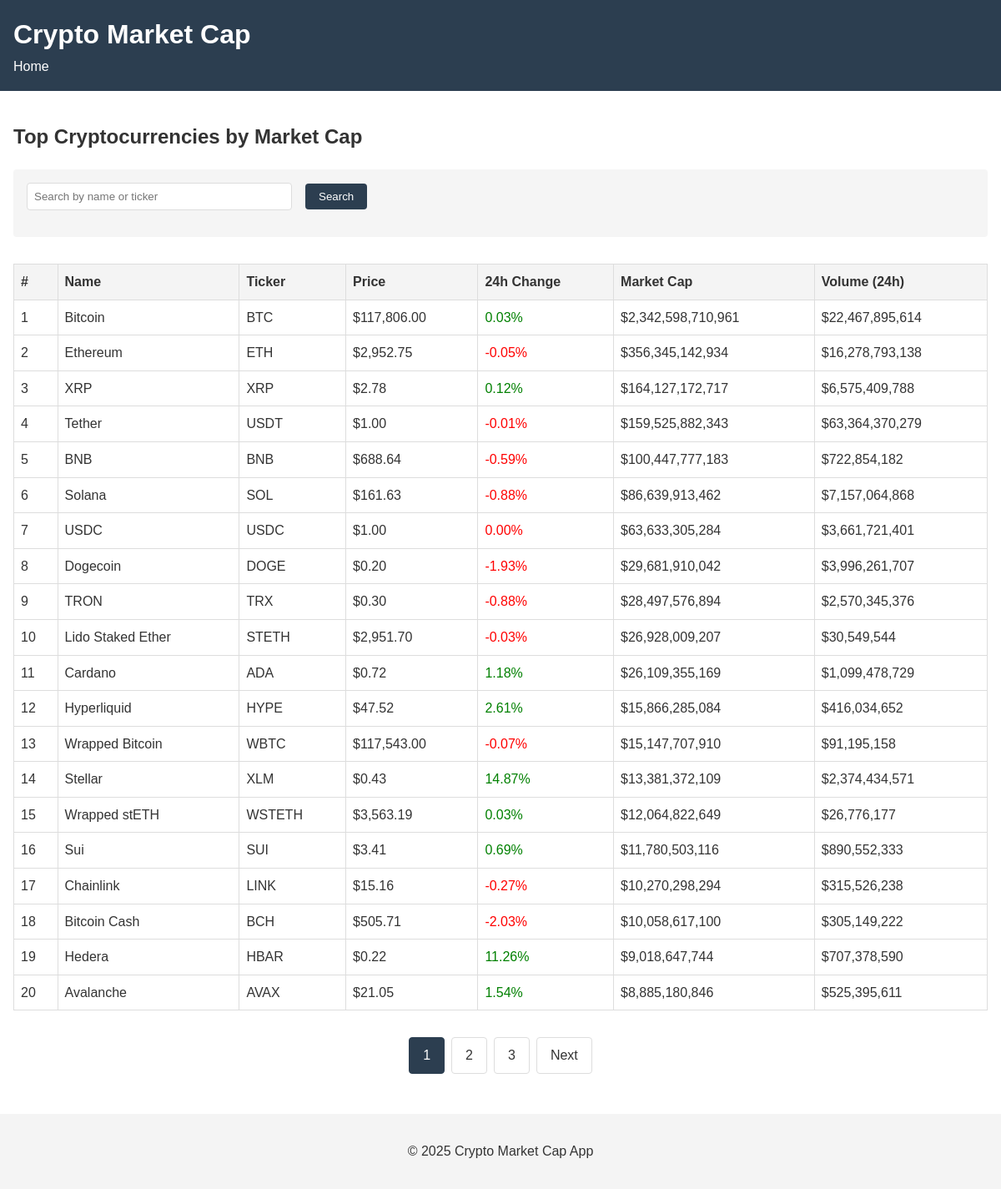
The app's page /, older data.
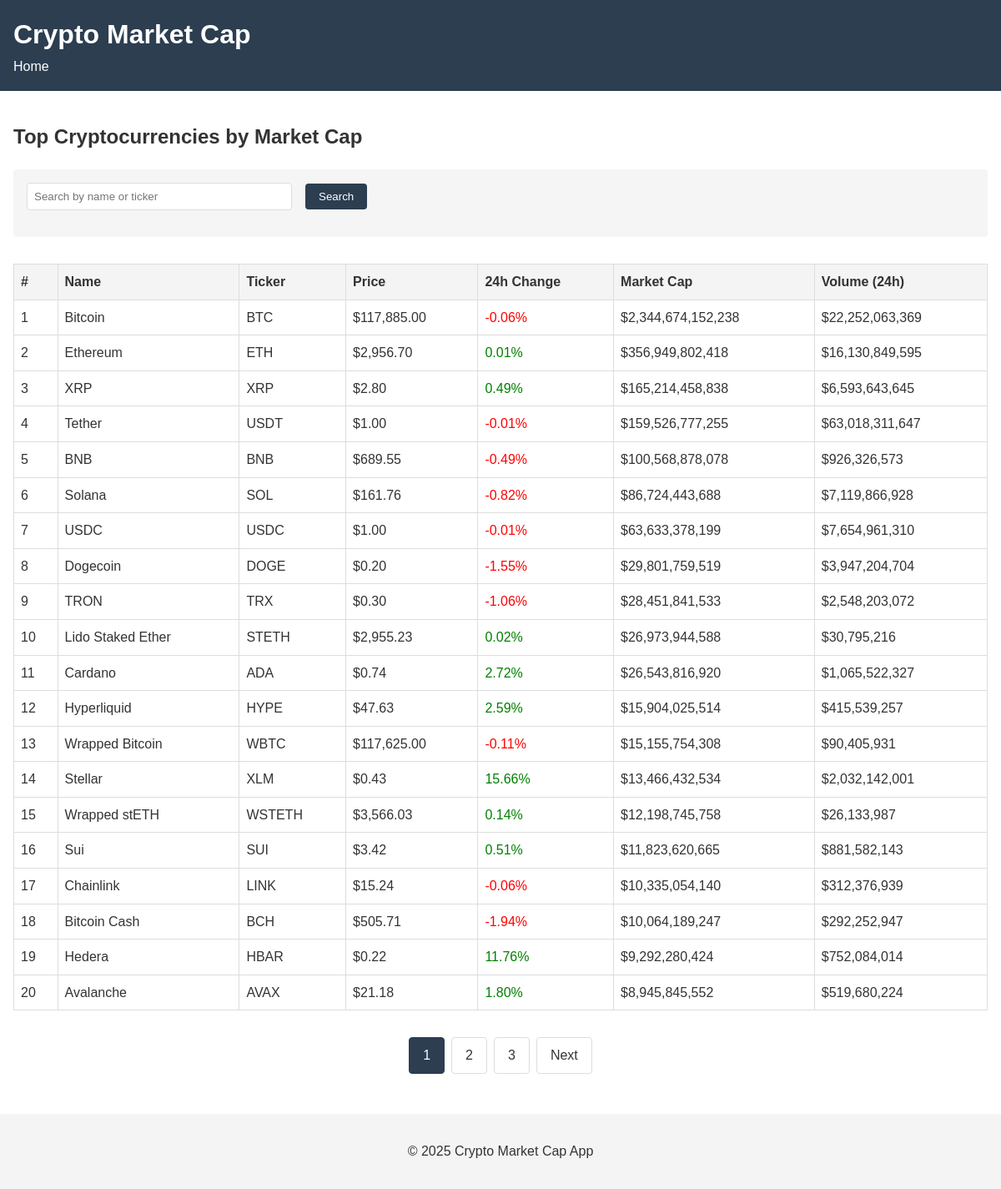
The same page, newer data.
### tables this page shows
CREATE TABLE cryptocurrencies (
            id INTEGER PRIMARY KEY AUTOINCREMENT,
            name TEXT NOT NULL,
            ticker TEXT NOT NULL UNIQUE,
            price REAL NOT NULL,
            change_24h REAL NOT NULL,
            market_cap REAL NOT NULL,
            trading_volume REAL NOT NULL,
            chart_data TEXT,
            last_updated DATETIME DEFAULT CURRENT_TIMESTAMP
        );

### app/Core/View.php (called while the page is built, shortened)
<?php
class View
{
    private string $viewPath;
    private array $data;
    public function __construct(string $view, array $data = [], string $layout = 'main')
    {
        $this->viewPath = $this->resolveViewPath($view);
        $this->data = $data;
    }
    private function resolveViewPath(string $view): string
    {
        $path = __DIR__ . '/../Views/' . $view . '.php';
        return $path;
    }
    public function render(): void
    {
        extract($this->data);
        $title = $title ?? 'Crypto Market Cap';
        require $this->viewPath;
    }
    public static function escape(string $value): string
    {
        return htmlspecialchars($value, ENT_QUOTES, 'UTF-8');
    }
}

### app/Core/Controller.php (called while the page is built, shortened)
<?php
class Controller
{
    protected function render(string $view, array $data = [], string $layout = 'main'): void
    {
        $view = new View($view, $data, $layout);
        $view->render();
    }
}

### public/index.php (called while the page is built, shortened)
<?php
$router = new Router();
$router->dispatch();

### app/Core/Database.php (called while the page is built, shortened)
<?php
class Database
{
    public static function getConnection(): \PDO
    {
        $dsn = 'sqlite:' . self::DB_PATH . self::DB_FILE;
        try {
            $pdo = new \PDO($dsn);
            $pdo->setAttribute(\PDO::ATTR_ERRMODE, \PDO::ERRMODE_EXCEPTION);
            return $pdo;
        } catch (\PDOException $e) {
            throw new \PDOException($e->getMessage(), (int)$e->getCode());
        }
    }
}

### app/Services/CryptoApiService.php (called while the page is built, shortened)
<?php
class CryptoApiService
{
    private $cryptoModel;
    public function __construct()
    {
        $this->cryptoModel = new Cryptocurrency();
    }
    public function fetchTopCryptocurrencies(int $limit = 50): array
    {
        try {
            return $this->cryptoModel->getAllByMarketCap($limit);
        } catch (\Exception $e) {
            return $this->getCachedData($limit);
        }
    }
    private function getCachedData(int $limit): array
    {
        $data = $this->cryptoModel->getAllByMarketCap($limit);
        return $data;
    }
    public function getPaginatedData(int $page = 1, int $perPage = 20): array
    {
        return $this->cryptoModel->getPaginated($page, $perPage);
    }
}

### app/Models/Cryptocurrency.php (called while the page is built, shortened)
<?php
class Cryptocurrency
{
    private $pdo;
    public function __construct()
    {
        $this->pdo = Database::getConnection();
    }
    public function getAllByMarketCap(int $limit = 50): array
    {
        $sql = "SELECT * FROM cryptocurrencies
                ORDER BY market_cap DESC
                LIMIT :limit";
        try {
            $stmt = $this->pdo->prepare($sql);
            $stmt->bindValue(':limit', $limit, PDO::PARAM_INT);
            $stmt->execute();
            return $stmt->fetchAll(PDO::FETCH_ASSOC);
        } catch (PDOException $e) {
            error_log($e->getMessage());
            return [];
        }
    }
    public function getPaginated(int $page = 1, int $perPage = 20): array
    {
        $offset = ($page - 1) * $perPage;
        $sql = "SELECT * FROM cryptocurrencies
            ORDER BY market_cap DESC
            LIMIT :limit OFFSET :offset";
        try {
            $stmt = $this->pdo->prepare($sql);
            $stmt->bindValue(':limit', $perPage, PDO::PARAM_INT);
            $stmt->bindValue(':offset', $offset, PDO::PARAM_INT);
            $stmt->execute();
            return $stmt->fetchAll(PDO::FETCH_ASSOC);
        } catch (PDOException $e) {
            error_log($e->getMessage());
            return [];
        }
    }
}

### app/Console/UpdateCryptoDataCommand.php (called while the page is built, shortened)
<?php
class UpdateCryptoDataCommand
{
    public function execute($show_message = true)
    {
        $apiService = new CryptoApiService();
        $result = $apiService->fetchTopCryptocurrencies(50);
    }
}

### app/Views/cryptocurrencies/index.php (the view, shortened to what the changed rows need)
<h2><?= \App\Core\View::escape($title) ?></h2>
<div class="filters">
    <form method="get" action="/">
        <input type="text" name="search" placeholder="Search by name or ticker"
            value="<?= \App\Core\View::escape($searchQuery ?? '') ?>">
        <button type="submit">Search</button>
    </form>
</div>
<table class="crypto-table">
    <thead>
        <tr>
            <th>#</th>
            <th>Name</th>
            <th>Ticker</th>
            <th>Price</th>
            <th>24h Change</th>
            <th>Market Cap</th>
            <th>Volume (24h)</th>
        </tr>
    </thead>
    <tbody>
        <?php foreach ($cryptocurrencies as $index => $crypto): ?>
            <tr>
                <td><?= $index + 1 ?></td>
                <td>
                    <?= \App\Core\View::escape($crypto['name']) ?>
                </td>
                <td><?= \App\Core\View::escape($crypto['ticker']) ?></td>
                <td>$<?= number_format($crypto['price'], 2) ?></td>
                <td class="<?= $crypto['change_24h'] >= 0 ? 'positive' : 'negative' ?>">
                    <?= number_format($crypto['change_24h'], 2) ?>%
                </td>
                <td>$<?= number_format($crypto['market_cap']) ?></td>
                <td>$<?= number_format($crypto['trading_volume']) ?></td>
            </tr>
        <?php endforeach; ?>
    </tbody>
</table>
<div class="pagination">
    <?php for ($i = 1; $i <= $pagination['totalPages']; $i++): ?>
        <a href="?page=<?= $i ?>" class="page-link <?= $i === $pagination['page'] ? 'active' : '' ?>">
            <?= $i ?>
        </a>
    <?php endfor; ?>
    <?php if ($pagination['page'] < $pagination['totalPages']): ?>
        <a href="?page=<?= $pagination['page'] + 1 ?>" class="page-link">Next</a>
    <?php endif; ?>
</div>

### app/Core/Router.php (shortened to what the changed rows need)
<?php
class Router
{
    private $routes = [];
    public function addRoute(string $method, string $pattern, string $handler)
    {
        $this->routes[$method][] = [
            'pattern' => $pattern,
            'handler' => $handler
        ];
    }
    public function dispatch()
    {
        $method = $_SERVER['REQUEST_METHOD'];
        $uri = parse_url($_SERVER['REQUEST_URI'], PHP_URL_PATH);
        $uri = trim($uri, '/');
        if ($uri === '' && $method === 'GET') {
            $uri = '/';
        }
        foreach ($this->routes[$method] ?? [] as $route) {
            $pattern = $this->buildPattern($route['pattern']);
            if (preg_match($pattern, $uri, $matches)) {
                array_shift($matches);
                return $this->callHandler($route['handler'], $matches);
            }
        }
    }
    private function buildPattern(string $pattern): string
    {
        return '@^' . preg_replace('/\\\:[a-zA-Z0-9\_\-]+/', '([a-zA-Z0-9\-\_]+)', preg_quote($pattern)) . '$@D';
    }
    private function callHandler(string $handler, array $params)
    {
        [$controllerName, $methodName] = explode('@', $handler);
        $controllerClass = 'App\\Controllers\\' . $controllerName;
        if (class_exists($controllerClass)) {
            $controller = new $controllerClass();
            if (method_exists($controller, $methodName)) {
                return call_user_func_array([$controller, $methodName], $params);
            }
        }
    }
}

Row changes from the older to the newer data that the page shows:
changed cryptocurrencies "Bitcoin": price "117,806.00" → "117,885.00"; change_24h "0.03" → "-0.06"; market_cap "2,342,598,710,961" → "2,344,674,152,238"; trading_volume "22,467,895,614" → "22,252,063,369"
changed cryptocurrencies "Ethereum": price "2,952.75" → "2,956.70"; change_24h "-0.05" → "0.01"; market_cap "356,345,142,934" → "356,949,802,418"; trading_volume "16,278,793,138" → "16,130,849,595"
changed cryptocurrencies "XRP": price "2.78" → "2.80"; change_24h "0.12" → "0.49"; market_cap "164,127,172,717" → "165,214,458,838"; trading_volume "6,575,409,788" → "6,593,643,645"
changed cryptocurrencies "Tether": market_cap "159,525,882,343" → "159,526,777,255"; trading_volume "63,364,370,279" → "63,018,311,647"
changed cryptocurrencies "BNB": price "688.64" → "689.55"; change_24h "-0.59" → "-0.49"; market_cap "100,447,777,183" → "100,568,878,078"; trading_volume "722,854,182" → "926,326,573"
changed cryptocurrencies "Solana": price "161.63" → "161.76"; change_24h "-0.88" → "-0.82"; market_cap "86,639,913,462" → "86,724,443,688"; trading_volume "7,157,064,868" → "7,119,866,928"
changed cryptocurrencies "USDC": change_24h "0.00" → "-0.01"; market_cap "63,633,305,284" → "63,633,378,199"; trading_volume "3,661,721,401" → "7,654,961,310"
changed cryptocurrencies "Dogecoin": change_24h "-1.93" → "-1.55"; market_cap "29,681,910,042" → "29,801,759,519"; trading_volume "3,996,261,707" → "3,947,204,704"
changed cryptocurrencies "TRON": change_24h "-0.88" → "-1.06"; market_cap "28,497,576,894" → "28,451,841,533"; trading_volume "2,570,345,376" → "2,548,203,072"
changed cryptocurrencies "Lido Staked Ether": price "2,951.70" → "2,955.23"; change_24h "-0.03" → "0.02"; market_cap "26,928,009,207" → "26,973,944,588"; trading_volume "30,549,544" → "30,795,216"
changed cryptocurrencies "Cardano": price "0.72" → "0.74"; change_24h "1.18" → "2.72"; market_cap "26,109,355,169" → "26,543,816,920"; trading_volume "1,099,478,729" → "1,065,522,327"
changed cryptocurrencies "Hyperliquid": price "47.52" → "47.63"; change_24h "2.61" → "2.59"; market_cap "15,866,285,084" → "15,904,025,514"; trading_volume "416,034,652" → "415,539,257"
changed cryptocurrencies "Wrapped Bitcoin": price "117,543.00" → "117,625.00"; change_24h "-0.07" → "-0.11"; market_cap "15,147,707,910" → "15,155,754,308"; trading_volume "91,195,158" → "90,405,931"
changed cryptocurrencies "Stellar": change_24h "14.87" → "15.66"; market_cap "13,381,372,109" → "13,466,432,534"; trading_volume "2,374,434,571" → "2,032,142,001"
changed cryptocurrencies "Wrapped stETH": price "3,563.19" → "3,566.03"; change_24h "0.03" → "0.14"; market_cap "12,064,822,649" → "12,198,745,758"; trading_volume "26,776,177" → "26,133,987"
changed cryptocurrencies "Sui": price "3.41" → "3.42"; change_24h "0.69" → "0.51"; market_cap "11,780,503,116" → "11,823,620,665"; trading_volume "890,552,333" → "881,582,143"
changed cryptocurrencies "Chainlink": price "15.16" → "15.24"; change_24h "-0.27" → "-0.06"; market_cap "10,270,298,294" → "10,335,054,140"; trading_volume "315,526,238" → "312,376,939"
changed cryptocurrencies "Bitcoin Cash": change_24h "-2.03" → "-1.94"; market_cap "10,058,617,100" → "10,064,189,247"; trading_volume "305,149,222" → "292,252,947"
changed cryptocurrencies "Hedera": change_24h "11.26" → "11.76"; market_cap "9,018,647,744" → "9,292,280,424"; trading_volume "707,378,590" → "752,084,014"
changed cryptocurrencies "Avalanche": price "21.05" → "21.18"; change_24h "1.54" → "1.80"; market_cap "8,885,180,846" → "8,945,845,552"; trading_volume "525,395,611" → "519,680,224"
